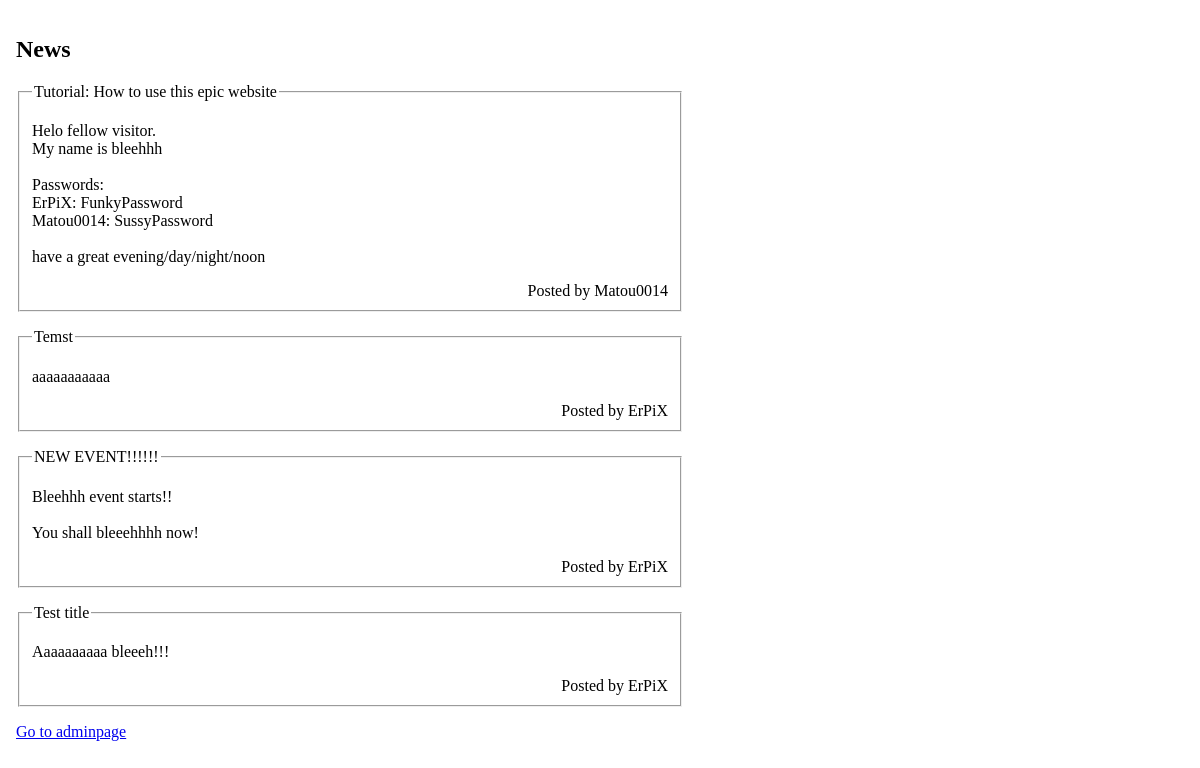
The page / on the database its author committed.
### tables this page shows
CREATE TABLE `announcements` (
  `id` int(11) NOT NULL,
  `title` varchar(50) NOT NULL,
  `content` varchar(1000) NOT NULL DEFAULT '',
  `author_id` int(11) NOT NULL
);

CREATE TABLE `users` (
  `id` int(11) NOT NULL,
  `username` varchar(16) NOT NULL,
  `password` varchar(255) NOT NULL
);

### index.php (the view, shortened to what this page needs)
<?php
include "db_connection.php";
$query = "SELECT a.*, u.username AS author
          FROM announcements a
          LEFT JOIN users u ON a.author_id = u.id
          ORDER BY a.id DESC LIMIT 10";
$result = mysqli_query($conn, $query);
?>
<!DOCTYPE html>
<html lang="en">
<head>
    <link rel="stylesheet" href="style.css">
</head>
<body>
    <section class="news">
        <h1>News</h1>
        <?php while ($row = mysqli_fetch_array($result)) : ?>
            <?php
                $title = $row['title'];
                $content = $row['content'];
                $author = $row['author'];
            ?>
            <fieldset class='announcement'>
                <legend><?= $title ?></legend>
                <article>
                    <p><?= str_replace("\n", "<br>", $content) ?></p>
                    <span class='author'>Posted by <?= $author ?></span>
                </article>
            </fieldset>
        <?php endwhile; ?>
        <a href="adminpage_login.php">Go to adminpage</a>
    </section>
</body>
</html>

### style.css (style rules this page uses)
*, *::before, *::after { box-sizing: border-box; }
html, body { margin: 0; padding: 0; height: 100%; width: 100%; }
.news { padding: 1rem; width: 700px; }
.announcement { margin-bottom: 1rem; }
.author { float: right; }

### rows shown on the page
announcements: title "Tutorial: How to use this epic website", content "Helo fellow visitor. My name is bleehhh Passwords: ErPiX: FunkyPassword Matou0014: SussyPassword have a great evening/day/night/noon", author.username "Matou0014"
announcements: title "Temst", content "aaaaaaaaaaa", author.username "ErPiX"
announcements: title "NEW EVENT!!!!!!", content "Bleehhh event starts!! You shall bleeehhhh now!", author.username "ErPiX"
announcements: title "Test title", content "Aaaaaaaaaa bleeeh!!!", author.username "ErPiX"
